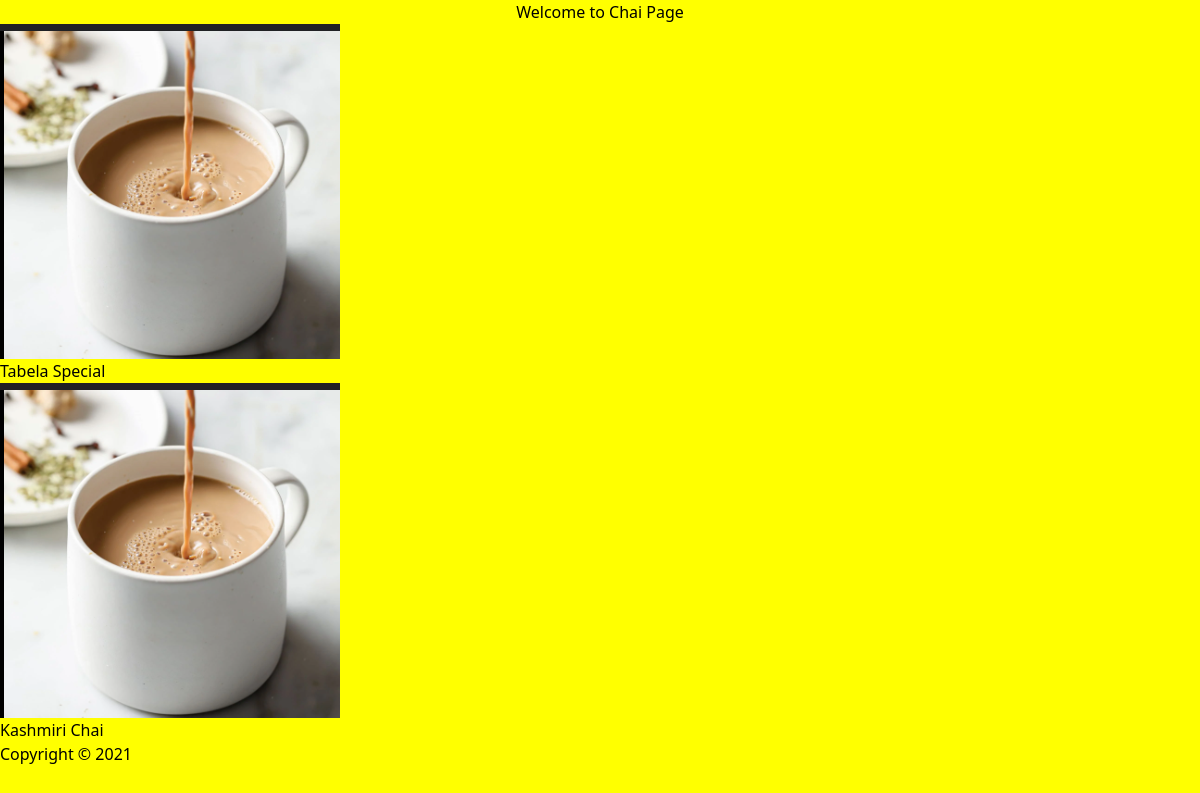
The app's page /chai/ with its own data.
### chai/models.py (models this page shows, shortened)
class ChaiVariety(models.Model):
    CHAI_TYPE_CHOICES = [
    ('ML', 'MASALA'),
    ('GR', 'GINGER'),
    ('KL', 'KIWI'),
    ('PL', 'PLAIN'),
    ('EL', 'ELAICHI'),
  ]
    name = models.CharField(max_length=100)
    image = models.ImageField(upload_to='chais/')
    date_added = models.DateTimeField(default=timezone.now)
    type = models.CharField(max_length=2, choices=CHAI_TYPE_CHOICES, default='ML')

### chai/views.py (the view)
# urls.py: path('', views.all_chai, name='all_chai'),
def all_chai(request):
    chais=ChaiVariety.objects.all()
    return render(request,'all_chai.html',{'chais':chais})

### chai/templates/all_chai.html (shortened to what this page needs)
{% extends "layout.html" %}
{%load static%}
{% block extra_css %}
<link rel="stylesheet" href="{% static 'style_2.css'%}">
{% endblock %}
{% block content %}
<h1>Welcome to Chai Page</h1>
{% for chai in chais %}
  <div class="chai-item">
    <img src="{{ chai.image.url }}" alt="{{ chai.name }}">
    <h3>{{ chai.name }}</h3>
  </div>
{% endfor %}
{% endblock %}

### chai/static/style_2.css (style rules this page uses)
body { background-color: yellow; color: black; }
h1 { text-align: center; }

### records on screen
ChaiVariety: image (picture), name "Tabela Special"
ChaiVariety: image (picture), name "Kashmiri Chai"
